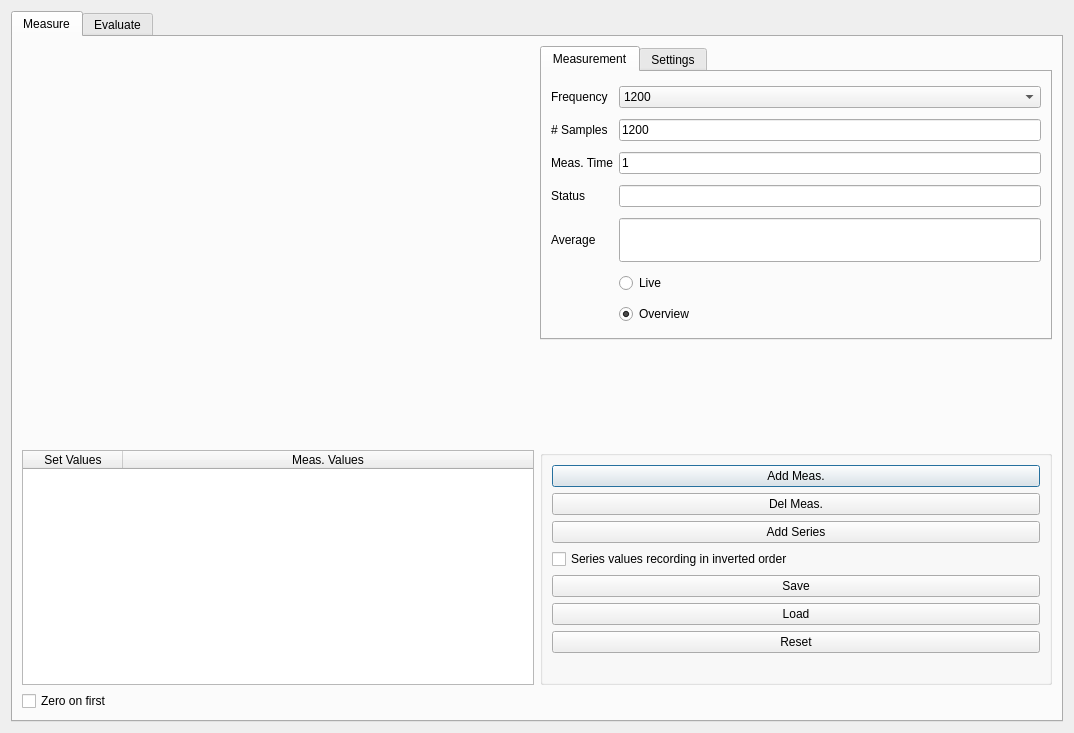
<?xml version="1.0" encoding="UTF-8"?>
<ui version="4.0">
 <class>Dialog</class>
 <widget class="QDialog" name="Dialog">
  <property name="geometry">
   <rect>
    <x>0</x>
    <y>0</y>
    <width>1074</width>
    <height>733</height>
   </rect>
  </property>
  <property name="windowTitle">
   <string>Dialog</string>
  </property>
  <layout class="QGridLayout" name="gridLayout_2">
   <item row="0" column="0">
    <widget class="QTabWidget" name="tabHBMMeas">
     <property name="currentIndex">
      <number>0</number>
     </property>
     <widget class="QWidget" name="tab">
      <attribute name="title">
       <string>Measure</string>
      </attribute>
      <layout class="QGridLayout" name="gridLayout">
       <item row="2" column="1">
        <widget class="QGroupBox" name="groupBox_2">
         <property name="title">
          <string/>
         </property>
         <layout class="QVBoxLayout" name="verticalLayout">
          <item>
           <widget class="QPushButton" name="pbMeasAdd">
            <property name="text">
             <string>Add Meas.</string>
            </property>
           </widget>
          </item>
          <item>
           <widget class="QPushButton" name="pbMeasDel">
            <property name="text">
             <string>Del Meas.</string>
            </property>
           </widget>
          </item>
          <item>
           <widget class="QPushButton" name="pbAddSeries">
            <property name="text">
             <string>Add Series</string>
            </property>
           </widget>
          </item>
          <item>
           <widget class="QCheckBox" name="cbSeriesInverted">
            <property name="text">
             <string>Series values recording in inverted order</string>
            </property>
           </widget>
          </item>
          <item>
           <widget class="QPushButton" name="pbSave">
            <property name="text">
             <string>Save</string>
            </property>
           </widget>
          </item>
          <item>
           <widget class="QPushButton" name="pbLoad">
            <property name="text">
             <string>Load</string>
            </property>
           </widget>
          </item>
          <item>
           <widget class="QPushButton" name="pbReset">
            <property name="text">
             <string>Reset</string>
            </property>
           </widget>
          </item>
          <item>
           <spacer name="horizontalSpacer">
            <property name="orientation">
             <enum>Qt::Horizontal</enum>
            </property>
            <property name="sizeHint" stdset="0">
             <size>
              <width>40</width>
              <height>20</height>
             </size>
            </property>
           </spacer>
          </item>
         </layout>
        </widget>
       </item>
       <item row="0" column="0" rowspan="2">
        <widget class="Itom1DQwtPlot" name="plot"/>
       </item>
       <item row="3" column="0">
        <widget class="QCheckBox" name="cbZero">
         <property name="text">
          <string>Zero on first</string>
         </property>
        </widget>
       </item>
       <item row="1" column="1">
        <spacer name="verticalSpacer">
         <property name="orientation">
          <enum>Qt::Vertical</enum>
         </property>
         <property name="sizeHint" stdset="0">
          <size>
           <width>20</width>
           <height>40</height>
          </size>
         </property>
        </spacer>
       </item>
       <item row="2" column="0">
        <widget class="QTableWidget" name="tbMeas">
         <property name="alternatingRowColors">
          <bool>true</bool>
         </property>
         <property name="columnCount">
          <number>2</number>
         </property>
         <attribute name="horizontalHeaderStretchLastSection">
          <bool>true</bool>
         </attribute>
         <column>
          <property name="text">
           <string>Set Values</string>
          </property>
         </column>
         <column>
          <property name="text">
           <string>Meas. Values</string>
          </property>
         </column>
        </widget>
       </item>
       <item row="0" column="1">
        <widget class="QTabWidget" name="tabHbm">
         <property name="currentIndex">
          <number>0</number>
         </property>
         <widget class="QWidget" name="meas">
          <attribute name="title">
           <string>Measurement</string>
          </attribute>
          <layout class="QGridLayout" name="gridLayout_3">
           <item row="4" column="0">
            <widget class="QLabel" name="label_6">
             <property name="text">
              <string>Status</string>
             </property>
            </widget>
           </item>
           <item row="5" column="1">
            <widget class="QLineEdit" name="leAverage">
             <property name="font">
              <font>
               <pointsize>24</pointsize>
              </font>
             </property>
            </widget>
           </item>
           <item row="2" column="1">
            <widget class="QLineEdit" name="leMeasTime">
             <property name="text">
              <string>1</string>
             </property>
             <property name="readOnly">
              <bool>true</bool>
             </property>
            </widget>
           </item>
           <item row="4" column="1">
            <widget class="QLineEdit" name="leStatus">
             <property name="readOnly">
              <bool>true</bool>
             </property>
            </widget>
           </item>
           <item row="1" column="1">
            <widget class="QLineEdit" name="leSamples">
             <property name="text">
              <string>1200</string>
             </property>
            </widget>
           </item>
           <item row="0" column="0">
            <widget class="QLabel" name="label_3">
             <property name="text">
              <string>Frequency</string>
             </property>
            </widget>
           </item>
           <item row="1" column="0">
            <widget class="QLabel" name="label">
             <property name="text">
              <string># Samples</string>
             </property>
            </widget>
           </item>
           <item row="2" column="0">
            <widget class="QLabel" name="label_2">
             <property name="text">
              <string>Meas. Time</string>
             </property>
            </widget>
           </item>
           <item row="5" column="0">
            <widget class="QLabel" name="label_10">
             <property name="text">
              <string>Average</string>
             </property>
            </widget>
           </item>
           <item row="6" column="1">
            <widget class="QRadioButton" name="rbLive">
             <property name="text">
              <string>Live</string>
             </property>
             <property name="checked">
              <bool>false</bool>
             </property>
            </widget>
           </item>
           <item row="7" column="1">
            <widget class="QRadioButton" name="rbOverview">
             <property name="text">
              <string>Overview</string>
             </property>
             <property name="checked">
              <bool>true</bool>
             </property>
            </widget>
           </item>
           <item row="0" column="1">
            <widget class="QComboBox" name="cbFrequency">
             <property name="currentText">
              <string>1200</string>
             </property>
             <property name="currentIndex">
              <number>15</number>
             </property>
             <item>
              <property name="text">
               <string>1.0</string>
              </property>
             </item>
             <item>
              <property name="text">
               <string>2.0</string>
              </property>
             </item>
             <item>
              <property name="text">
               <string>5.0</string>
              </property>
             </item>
             <item>
              <property name="text">
               <string>10.0</string>
              </property>
             </item>
             <item>
              <property name="text">
               <string>25.0</string>
              </property>
             </item>
             <item>
              <property name="text">
               <string>50.0</string>
              </property>
             </item>
             <item>
              <property name="text">
               <string>60.0</string>
              </property>
             </item>
             <item>
              <property name="text">
               <string>75.0</string>
              </property>
             </item>
             <item>
              <property name="text">
               <string>100</string>
              </property>
             </item>
             <item>
              <property name="text">
               <string>150</string>
              </property>
             </item>
             <item>
              <property name="text">
               <string>200</string>
              </property>
             </item>
             <item>
              <property name="text">
               <string>300</string>
              </property>
             </item>
             <item>
              <property name="text">
               <string>400</string>
              </property>
             </item>
             <item>
              <property name="text">
               <string>600</string>
              </property>
             </item>
             <item>
              <property name="text">
               <string>800</string>
              </property>
             </item>
             <item>
              <property name="text">
               <string>1200</string>
              </property>
             </item>
             <item>
              <property name="text">
               <string>1600</string>
              </property>
             </item>
             <item>
              <property name="text">
               <string>2400</string>
              </property>
             </item>
             <item>
              <property name="text">
               <string>3200</string>
              </property>
             </item>
             <item>
              <property name="text">
               <string>4800</string>
              </property>
             </item>
             <item>
              <property name="text">
               <string>9600</string>
              </property>
             </item>
            </widget>
           </item>
          </layout>
         </widget>
         <widget class="QWidget" name="basic">
          <attribute name="title">
           <string>Settings</string>
          </attribute>
          <layout class="QGridLayout" name="gridLayout_4">
           <item row="7" column="1">
            <widget class="QDoubleSpinBox" name="dsbScale">
             <property name="decimals">
              <number>5</number>
             </property>
             <property name="minimum">
              <double>-99999999.000000000000000</double>
             </property>
             <property name="maximum">
              <double>99999999.000000000000000</double>
             </property>
             <property name="value">
              <double>236.229999999999990</double>
             </property>
            </widget>
           </item>
           <item row="5" column="1">
            <widget class="QCheckBox" name="cbUseCalib">
             <property name="text">
              <string>Use Calibration</string>
             </property>
             <property name="checked">
              <bool>true</bool>
             </property>
            </widget>
           </item>
           <item row="1" column="1">
            <widget class="QComboBox" name="cbChannel">
             <property name="currentIndex">
              <number>3</number>
             </property>
             <item>
              <property name="text">
               <string>1</string>
              </property>
             </item>
             <item>
              <property name="text">
               <string>2</string>
              </property>
             </item>
             <item>
              <property name="text">
               <string>3</string>
              </property>
             </item>
             <item>
              <property name="text">
               <string>4</string>
              </property>
             </item>
             <item>
              <property name="text">
               <string>5</string>
              </property>
             </item>
             <item>
              <property name="text">
               <string>6</string>
              </property>
             </item>
             <item>
              <property name="text">
               <string>7</string>
              </property>
             </item>
             <item>
              <property name="text">
               <string>8</string>
              </property>
             </item>
            </widget>
           </item>
           <item row="0" column="1">
            <widget class="QLineEdit" name="lePort">
             <property name="text">
              <string>3</string>
             </property>
            </widget>
           </item>
           <item row="2" column="1">
            <widget class="QComboBox" name="cbMeasType">
             <item>
              <property name="text">
               <string>Strain Gage</string>
              </property>
             </item>
             <item>
              <property name="text">
               <string>LVDT</string>
              </property>
             </item>
            </widget>
           </item>
           <item row="1" column="0">
            <widget class="QLabel" name="label_4">
             <property name="text">
              <string>Channel</string>
             </property>
            </widget>
           </item>
           <item row="8" column="1">
            <widget class="QPushButton" name="pbReInit">
             <property name="text">
              <string>Re-Initialize</string>
             </property>
            </widget>
           </item>
           <item row="3" column="0">
            <widget class="QLabel" name="label_7">
             <property name="text">
              <string>Bridge Config.</string>
             </property>
            </widget>
           </item>
           <item row="3" column="1">
            <widget class="QComboBox" name="cbBridge">
             <item>
              <property name="text">
               <string>Full</string>
              </property>
             </item>
             <item>
              <property name="text">
               <string>Half</string>
              </property>
             </item>
             <item>
              <property name="text">
               <string>Quarter</string>
              </property>
             </item>
            </widget>
           </item>
           <item row="4" column="0">
            <widget class="QLabel" name="label_9">
             <property name="text">
              <string>Range</string>
             </property>
            </widget>
           </item>
           <item row="0" column="0">
            <widget class="QLabel" name="label_5">
             <property name="text">
              <string>Ser. Port</string>
             </property>
            </widget>
           </item>
           <item row="2" column="0">
            <widget class="QLabel" name="label_8">
             <property name="text">
              <string>Meas. Type</string>
             </property>
            </widget>
           </item>
           <item row="6" column="1">
            <widget class="QDoubleSpinBox" name="dsbOffset">
             <property name="buttonSymbols">
              <enum>QAbstractSpinBox::NoButtons</enum>
             </property>
             <property name="decimals">
              <number>5</number>
             </property>
             <property name="minimum">
              <double>-9999.000000000000000</double>
             </property>
             <property name="maximum">
              <double>9999.000000000000000</double>
             </property>
            </widget>
           </item>
           <item row="4" column="1">
            <widget class="QComboBox" name="cbRange">
             <item>
              <property name="text">
               <string>3 mV/V</string>
              </property>
             </item>
             <item>
              <property name="text">
               <string>12 mV/V</string>
              </property>
             </item>
             <item>
              <property name="text">
               <string>125 mV/V</string>
              </property>
             </item>
             <item>
              <property name="text">
               <string>500 mV/V</string>
              </property>
             </item>
            </widget>
           </item>
           <item row="6" column="0">
            <widget class="QLabel" name="label_11">
             <property name="text">
              <string>Offset</string>
             </property>
            </widget>
           </item>
           <item row="7" column="0">
            <widget class="QLabel" name="label_12">
             <property name="text">
              <string>Scale</string>
             </property>
            </widget>
           </item>
          </layout>
         </widget>
        </widget>
       </item>
      </layout>
     </widget>
     <widget class="QWidget" name="tab_2">
      <attribute name="title">
       <string>Evaluate</string>
      </attribute>
      <layout class="QGridLayout" name="gridLayout_5">
       <item row="0" column="2">
        <widget class="QTextEdit" name="txtEval"/>
       </item>
       <item row="0" column="0">
        <widget class="MatplotlibPlot" name="plotEval"/>
       </item>
       <item row="0" column="1">
        <widget class="QTableWidget" name="tbEval">
         <property name="editTriggers">
          <set>QAbstractItemView::NoEditTriggers</set>
         </property>
         <column>
          <property name="text">
           <string>Set Value</string>
          </property>
         </column>
         <column>
          <property name="text">
           <string>Avg</string>
          </property>
         </column>
         <column>
          <property name="text">
           <string>Std Dev</string>
          </property>
         </column>
         <column>
          <property name="text">
           <string>Std Err</string>
          </property>
         </column>
         <column>
          <property name="text">
           <string>Conf Int 95</string>
          </property>
         </column>
         <column>
          <property name="text">
           <string>Conf Int 99</string>
          </property>
         </column>
        </widget>
       </item>
      </layout>
     </widget>
    </widget>
   </item>
  </layout>
 </widget>
 <customwidgets>
  <customwidget>
   <class>Itom1DQwtPlot</class>
   <extends>QMainWindow</extends>
   <header>itom1DQwtPlot.h</header>
  </customwidget>
  <customwidget>
   <class>MatplotlibPlot</class>
   <extends>QMainWindow</extends>
   <header>matplotlibplot.h</header>
  </customwidget>
 </customwidgets>
 <resources/>
 <connections/>
</ui>
